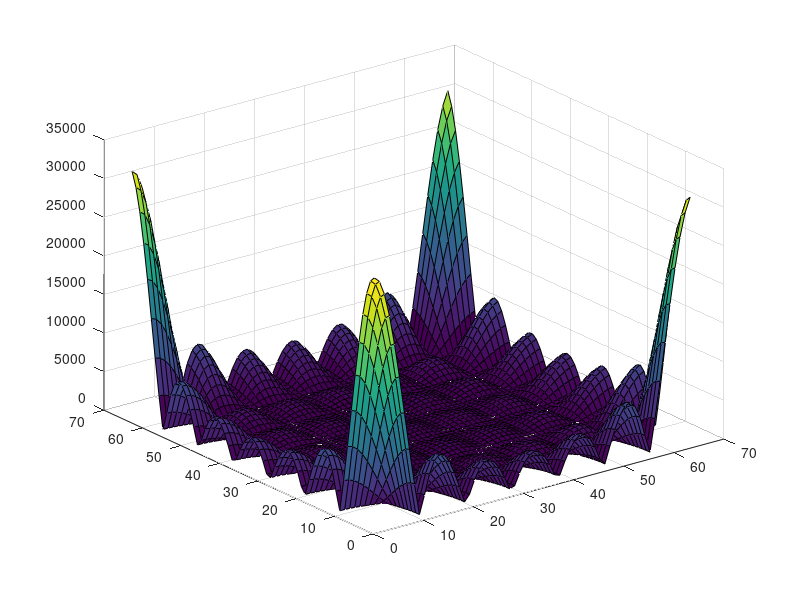
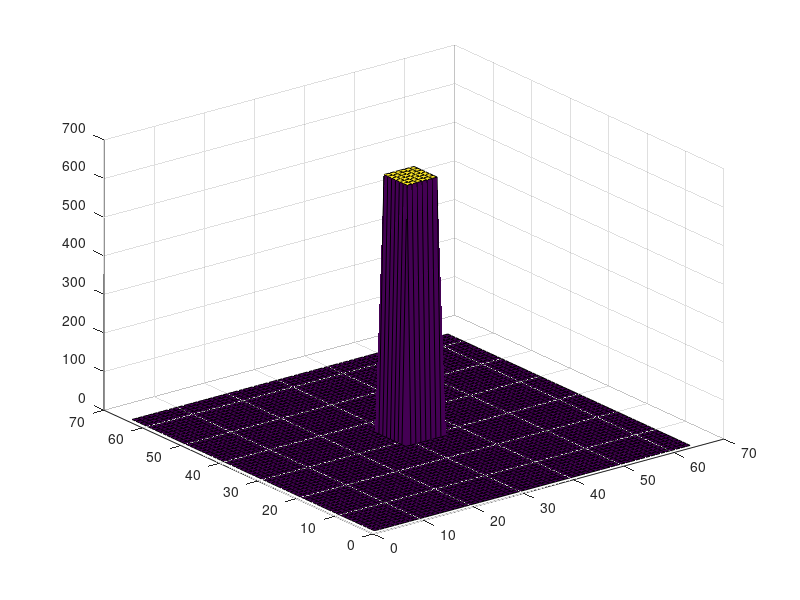

Source code (MATLAB) for these figures, in order:
%generating 2d rectangular signal for 128*128 fft operation
close all;
clear;

a = zeros(64,64); % real part of complex input
for index1=1:64
    for index2 =1:64
        if(index1>28 & index1<36)
            if(index2>28 & index2<36)
                a(index1,index2) = 32767 + i*0;
            end
        end
    end
end
a_new = fft2(a);
 
a_new = a_new./max(max(abs(a_new)));
a_new = floor(a_new*32767);
%figure,surf(a),title('Input');
a_real = real(a_new);
a_imag = imag(a_new);

 figure,surf(abs(a_new));
% dlmwrite('ifft_data.list.real',a_real,'delimiter','\n');
% dlmwrite('ifft_data.list.imag',a_imag,'delimiter','\n');

figure,surf(abs(ifft2(a_new)));